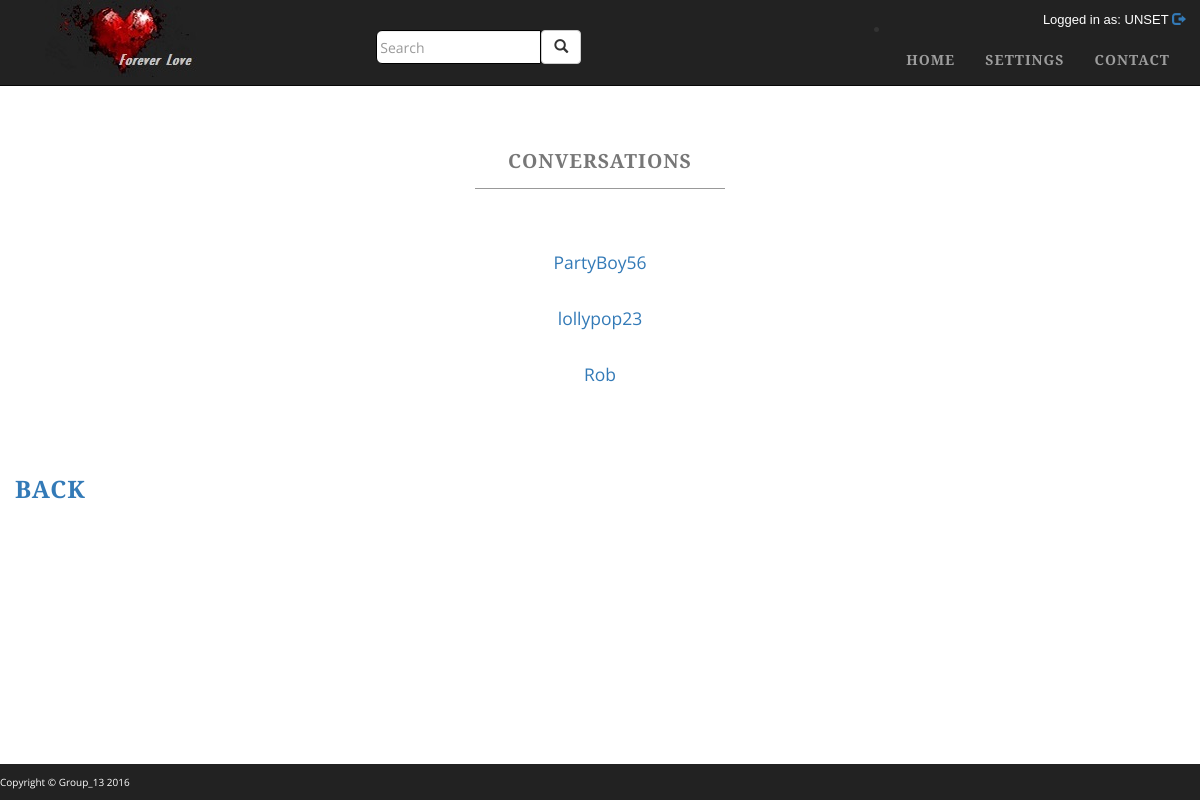
The page /existingConversationPage.php on the database its author committed.
### tables this page shows
CREATE TABLE IF NOT EXISTS `conversations` (
  `conversation_id` int(11) NOT NULL AUTO_INCREMENT,
  `user1_id` int(11) NOT NULL,
  `user2_id` int(11) NOT NULL,
  `profile_visible` tinyint(4) DEFAULT NULL,
  `reveal` int(11) DEFAULT NULL,
  PRIMARY KEY (`conversation_id`),
  KEY `User1_id` (`user1_id`),
  KEY `User2_id` (`user2_id`)
);

### classes/DB.php (called while the page is built, shortened)
<?php
class DB{
    private static $instance = null;
    private $pdo, $query, $error = false, $results, $count = 0;
    private function __construct(){
        try{
            $this->pdo = new PDO(
                'mysql:host='.Config::get('mysql/host').';dbname='.Config::get('mysql/db'),
                Config::get('mysql/username'),
                Config::get('mysql/password')
            );
        }catch (PDOException $e){
            die($e->getMessage());
        }
    }
    public static function getInstance(){
        if(!isset(self::$instance)){
            self::$instance = new DB();
        }
        return self::$instance;
    }
    public function query($sql, $params = []){
        if($this->query = $this->pdo->prepare($sql)){
            if($this->query->execute()){
                $this->results = $this->query->fetchAll(PDO::FETCH_OBJ);
            }
            else{
                $this->error = true;
            }
        }
        return $this;
    }
    public function results(){
        return $this->results;
    }
}

### classes/Config.php (called while the page is built)
<?php
class Config{
    public static function get($path = null){
        if($path){
            $config = $GLOBALS['config'];
            $path = explode('/', $path);
            foreach($path as $bit){
                if(isset($config[$bit]))
                    $config = $config[$bit];
            }
            return $config;
        }
        return false;
    }
}

### classes/MessageMgr.php (the view, shortened to what this page needs)
<?php
class MessageMgr
{
    private $userID;
    public function __construct($uid)
    {
        $this->userID = $uid;
    }
    public function findConversations()
    {
        $convos = DB::getInstance()->query("SELECT * FROM conversations WHERE (User1_id = $this->userID) OR (User2_id = $this->userID)", [])->results();
        $messagedUsers = array();
        for($i = 0; $i < count($convos); $i++)
        {
            if($convos[$i]->user1_id == $this->userID)
                $tempUID = $convos[$i]->user2_id;
            else
                $tempUID = $convos[$i]->user1_id;
            $convoPartner = DB::getInstance()->query("SELECT username FROM registration_details WHERE user_id = '$tempUID'")->results();
            $messagedUsers[$i]=$convoPartner[0]->username;
            $tempConvoID = $convos[$i]->conversation_id;
            $linkString = "conversationPage.php?".$tempConvoID."#bottom";
            $vis = $this->isProfileVisible($tempConvoID);
            $unreadMessagesArray = DB::getInstance()->query("SELECT COUNT(*) as num FROM messages WHERE recipient_id = '$this->userID' AND seen = '0' AND conversation_id = $tempConvoID")->results();
            $unreadMessages = $unreadMessagesArray[0]->num;
            if($vis)
            {
                if ($unreadMessages == 0)
                    echo "<a href= \"$linkString\">$messagedUsers[$i]</a><br><br>";
                else
                    echo "<a href= \"$linkString.\">$messagedUsers[$i]<span class=\"badge\">$unreadMessages</span></a><br><br>";
            }
            else
            {
                if ($unreadMessages == 0)
                    echo "<a href= \"$linkString\"Blind Date</a><br><br>";
                else
                    echo "<a href= \"$linkString\">Blind Date<span class=\"badge\">$unreadMessages</span></a><br><br>";
            }
        }
    }
    public function isProfileVisible($convo_id)
    {
        $vis = DB::getInstance()->query("SELECT profile_visible FROM conversations WHERE conversation_id = '$convo_id'")->results();
        if($vis[0]->profile_visible == 1)
            return true;
        else
            return false;
    }
}
?>

### css/custom-base-page.css (style rules this page uses)
body { margin-top: 50px; }
.full { background: url('http://gdurl.com/1DKh') no-repeat center center fixed; -webkit-background-size: cover; -moz-background-size: cover; background-size: cover; -o-background-size: cover; }
body { font-family: "Open Sans","Helvetica Neue",Helvetica,Arial,sans-serif; }
p { font-size: 1.25em; line-height: 1.6; color: #000; }
footer p { margin: 0; padding: 10px 0; text-align: left; background: #222222; color: white; font-size: x-small; }

### rows shown on the page
conversations: i "PartyBoy56"
conversations: i "lollypop23"
conversations: i "Rob"

### other values the page prints
$log "UNSET"
